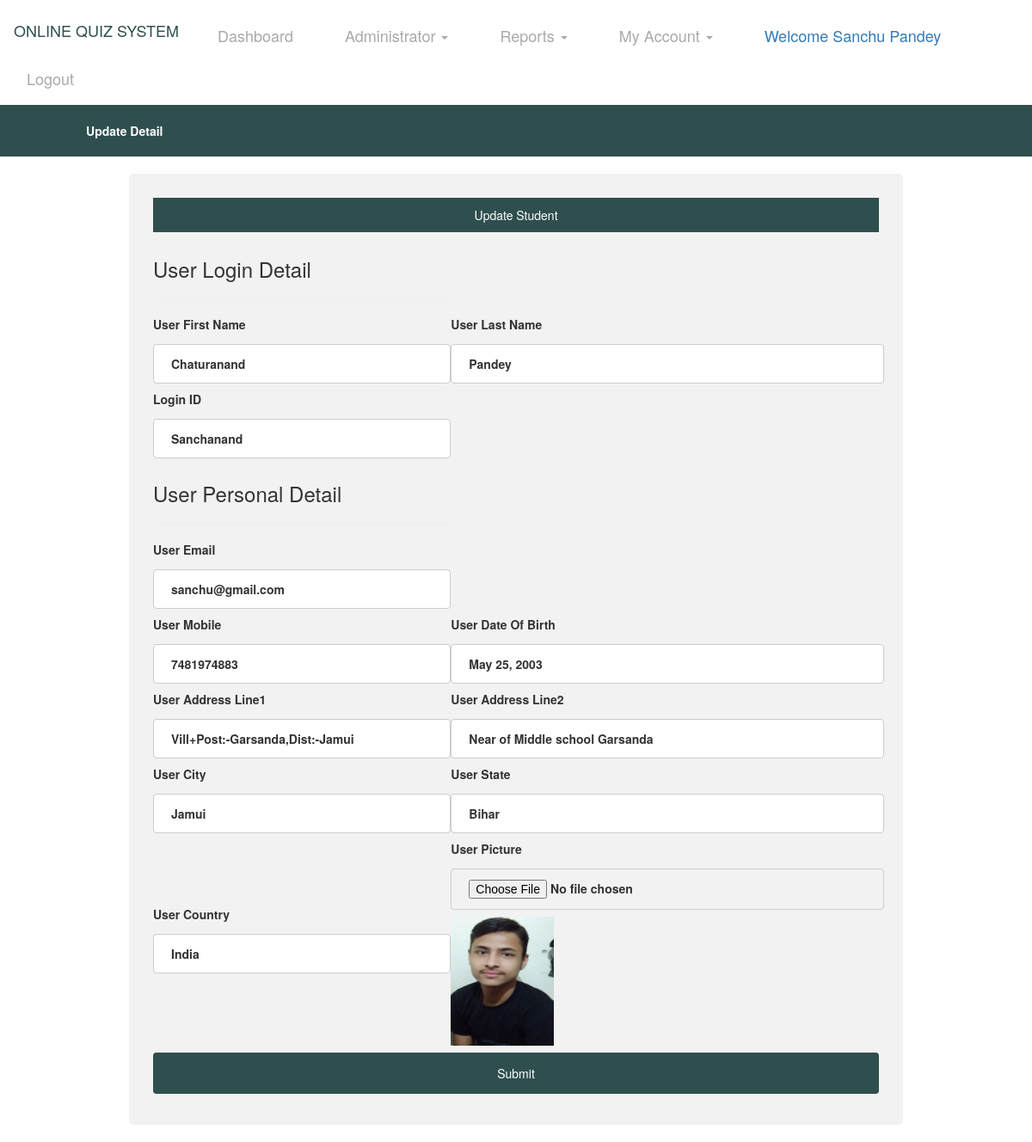
Page /editstudent/7 (signed in) on the committed database.
### Quiz/models.py (models this page shows, shortened)
class UserDetail(models.Model):
    user = models.ForeignKey(User, on_delete=models.CASCADE, null=True)
    cat = models.CharField(max_length=30, null=True)
    gender = models.CharField(max_length=30, null=True)
    mobile = models.CharField(max_length=10, null=True)
    add1 = models.CharField(max_length=100, null=True)
    add2 = models.CharField(max_length=100, null=True)
    city = models.CharField(max_length=50, null=True)
    state = models.CharField(max_length=50, null=True)
    country = models.CharField(max_length=50, null=True)
    img = models.FileField(null=True)
    dob = models.DateField(null=True)

### Quiz/views.py (the view, shortened to what this page needs)
# urls.py: path('editstudent/<int:pid>',EditStudent, name='editstudent'),
def EditStudent(request,pid):
    if not request.user.is_authenticated:
        return redirect('tutorlogin')
    data = UserDetail.objects.get(id=pid)
    d = {'data': data}
    return render(request, 'editstudent.html',d)

### Quiz/templates/editstudent.html (shortened to what this page needs)
{% extends 'base2.html' %}
{% load static %}
{% block body %}
<div style="background-color:DarkSlateGrey;padding:20px">
        <table width="1000" align="center">
    <tr><th style="color:white">Update Detail</th>
    </tr>
</table>
</div>
<body>
<div class="container">
<p>Update Student</p>
<table width="850">
  <form action="" method="post" enctype="multipart/form-data">
<tr>
	<th><h3>User Login Detail</h3><hr></th>
</tr>
    <tr>
    <th><label for="fname">User First Name</label>
    <input type="text" id="fname" name="fname" value="{{data.user.first_name}}"></th>
    <th><label for="lname">User Last Name</label>
    <input type="text" id="lname" name="lname" value="{{data.user.last_name}}"></th>
 </tr>
 <tr>
    <th><label for="Login ID">Login ID</label>
    <input type="text" id="loginid" name="loginid" value="{{data.user.username}}"></th>
 </tr>
<tr>
	<th><h3>User Personal Detail</h3><hr></th>
</tr>
<tr>
 	<th><label for="email">User Email</label>
	<input type="email" id="email" name="email" value="{{data.user.email}}"></th>
</tr>
<tr>
	<tr>
    <th><label for="mobile">User Mobile</label>
    <input type="text" id="mob" name="mob" value="{{data.mobile}}"></th>
    <th><label for="dob">User Date Of Birth</label>
    <input type="text" id="dob" name="dob" value="{{data.dob}}" readonly></th>
 </tr>
 <tr>
    <th><label for="address1">User Address Line1</label>
    <input type="text" id="address1" name="address1" value="{{data.add1}}"></th>
    <th><label for="address2">User Address Line2</label>
    <input type="text" id="address2" name="address2" value="{{data.add2}}"></th>
 </tr>
<tr>
     <th><label for="user_city">User City</label>
    <input type="text" id="user_city" name="user_city" value="{{data.city}}"></th></th>
     <th><label for="user_state">User State</label>
    <input type="text" id="user_state" name="user_state" value="{{data.state}}"></th></th>
 </tr>
<tr>
     <th><label for="user_country">User Country</label>
         <input type="text" id="user_country" name="user_country" value="{{data.country}}"></th>
<th><label for="image">User Picture</label>
<input type="file" id="image" name="image" placeholder="choose file">
    <img src="{{data.img.url}}" style="width:120px;height:150px">
</th>
</tr>
</table>
    <input type="submit" value="Submit">
</div>
{% endblock %}

### Quiz/templates/base2.html (shortened to what this page needs)
<!DOCTYPE html>
<html lang="en">
<head>
    {% load static %}
  <link rel="stylesheet" href="https://maxcdn.bootstrapcdn.com/bootstrap/3.4.0/css/bootstrap.min.css">
  <link rel = stylesheet href = "//cdn.datatables.net/1.10.19/css/jquery.dataTables.min.css">
</head>
<body>
<nav class="navbar navbar-expand-sm bg-info navbar-dark" style="background-color:white">
    <ul class="nav navbar-nav">
      <li class="navbar-brand" style="color:DarkSlateGrey"><h4>ONLINE QUIZ SYSTEM</h4></li>
            <li class="navbar-brand"><a href="{% url 'userdashboard' %}" style="color:darkgrey">Dashboard</a></li>
      <li class="navbar-brand"><a class="dropdown-toggle" data-toggle="dropdown" href="#" style="color:darkgrey;bottom-padding:18px">Administrator  <span class="caret"></span></a>
      </li>
      <li class="navbar-brand"><a class="dropdown-toggle" data-toggle="dropdown" href="#" style="color:darkgrey;bottom-padding:18px">Reports  <span class="caret"></span></a>
      </li>
      <li class="navbar-brand"><a class="dropdown-toggle" data-toggle="dropdown" href="#" style="color:darkgrey;bottom-padding:18px">My Account  <span class="caret"></span></a>
      </li>
        <li class="navbar-brand"> <a href="#" style="color:Black margin-top:25px">Welcome {{request.user.first_name}} {{request.user.last_name}}</a></li>
        <li class="navbar-brand"><a href="{% url 'logout' %}" style="color:darkgrey">Logout</a></li>
    </ul>
</nav>
{% block body %}
{% endblock %}
</body>
</html>

### Quiz/templates/base2.html (style rules this page uses)
input[type=submit] { background-color: DarkSlateGrey; border: none; color: darkgrey; text-decoration: none; cursor: pointer; }

### Quiz/templates/editstudent.html (style rules this page uses)
p { background-color:DarkSlateGray ; padding:10px; color:white; text-align:center }
input[type=text] ,input[type=date],input[type=file] ,input[type=password],input[type=email],select { width: 100%; padding: 12px 20px; margin: 8px 0; display: inline-block; border: 1px solid #ccc; border-radius: 4px; box-sizing: border-box; }
input[type=submit] { width: 100%; background-color: DarkSlateGray; color: white; padding: 14px 20px; margin: 8px 0; border: none; border-radius: 4px; cursor: pointer; }
.container { margin-top:20px; margin-bottom:20px; width:900px; float:center; border-radius: 5px; background-color: #f2f2f2; padding: 28px; }

### rows in the picture
UserDetail: fname "Chaturanand", lname "Pandey", loginid "Sanchanand", email "sanchu@gmail.com", mob "7481974883", dob "May 25, 2003", address1 "Vill+Post:-Garsanda,Dist:-Jamui", address2 "Near of Middle school Garsanda", user_city "Jamui", user_state "Bihar", user_country "India", img (picture)

### other values in the picture
{{ request.user.first_name }} "Sanchu"
{{ request.user.last_name }} "Pandey"
